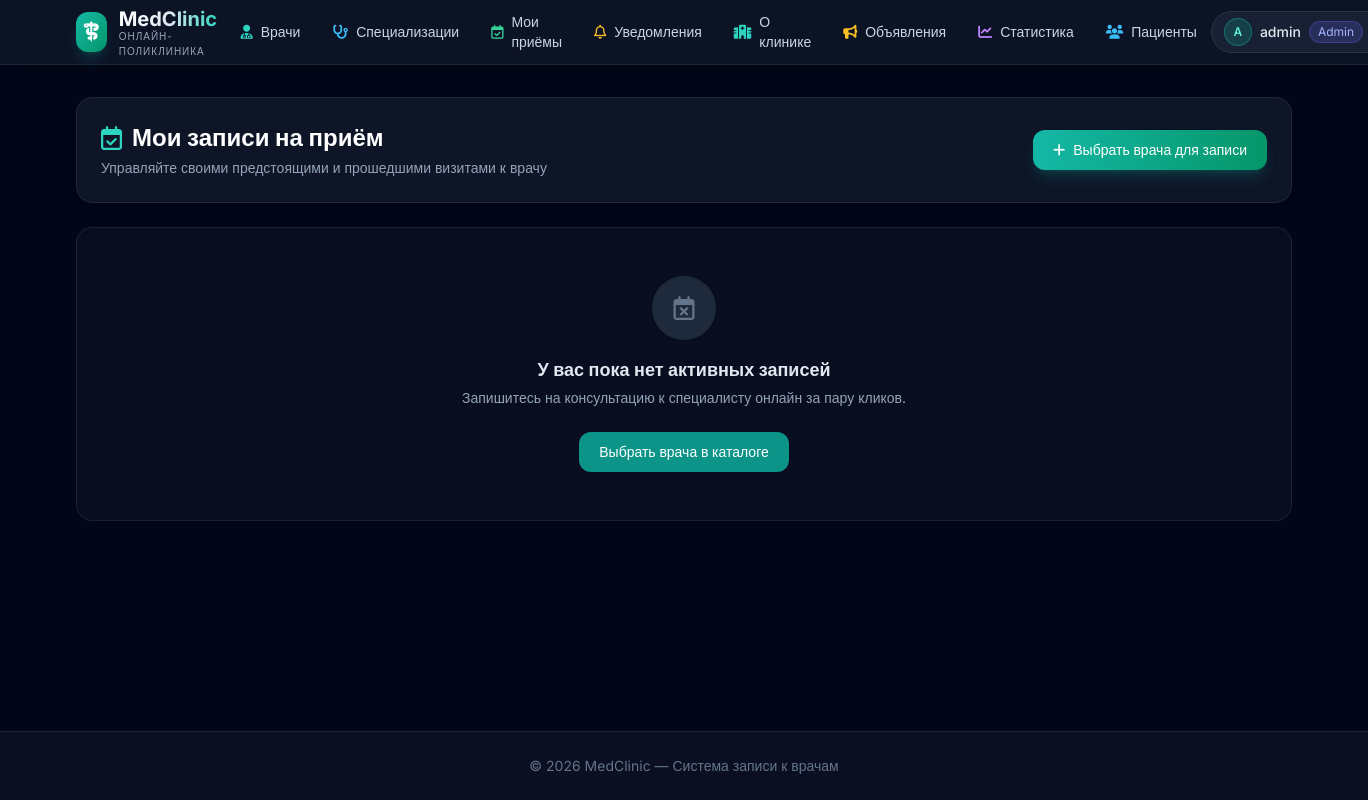
/appointments/my/ (signed in), run on an earlier commit of the app's database.
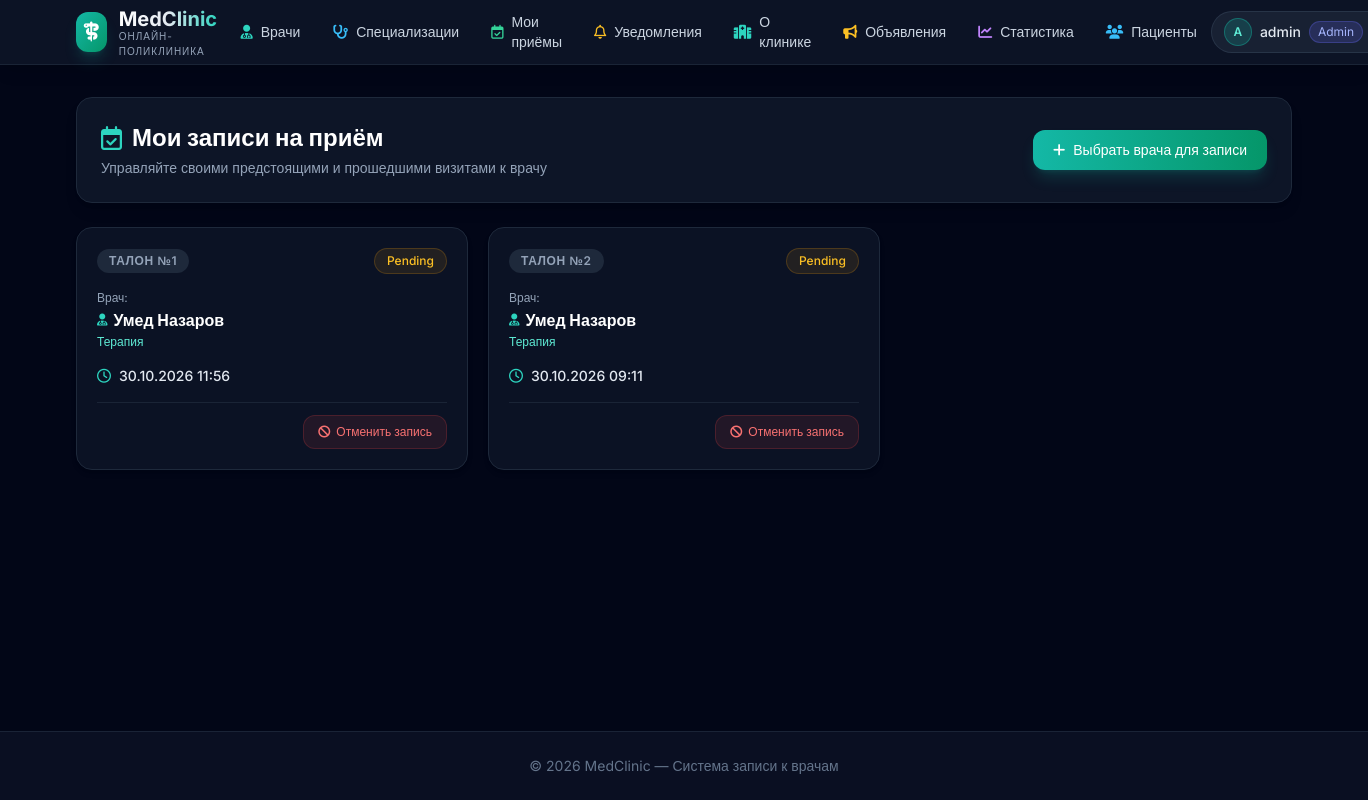
And on a later commit of the database.
### appointments/models.py (models this page shows, shortened)
class Appointment(models.Model):
    STATUS_CHOICES = [
        ('pending', 'Pending'),
        ('confirmed', 'Confirmed'),
        ('completed', 'Completed'),
        ('cancelled', 'Cancelled'),
    ]
    patient = models.ForeignKey(User, on_delete=models.CASCADE)
    doctor = models.ForeignKey(Doctor, on_delete=models.CASCADE)
    appointment_date = models.DateTimeField()
    status = models.CharField(max_length=20, choices=STATUS_CHOICES, default='pending')
    created_at = models.DateTimeField(auto_now_add=True)

### doctors/models.py (models this page shows, shortened)
class Doctor(models.Model):
    user=models.OneToOneField(User,related_name='doctor_profile', on_delete=models.CASCADE)
    specialization = models.ForeignKey(Specialization,on_delete=models.SET_NULL,null=True,related_name='doctors')
    services=models.ManyToManyField(Service,blank=True,related_name='doctors')
    bio=models.TextField()
    experience_years = models.PositiveIntegerField(default=0)
    photo = models.ImageField(upload_to='doctors/photos/', blank=True, null=True)
    phone = models.CharField(max_length=20, blank=True)
    is_active = models.BooleanField(default=True)
    created_at = models.DateTimeField(auto_now_add=True)

class Specialization(models.Model):
    name = models.CharField(max_length=50)
    description = models.TextField(blank=True)

### appointments/views.py (the view)
# urls.py: path('my/', MyAppointmentsView.as_view(), name='my_appointments'),
class MyAppointmentsView(LoginRequiredMixin, ListView):
    model = Appointment
    template_name = 'media2/my_appointments.html'
    context_object_name = 'appointments'
    def get_queryset(self):
        return Appointment.objects.filter(patient=self.request.user).select_related('doctor', 'doctor__user').order_by('-appointment_date')

### templates/media2/my_appointments.html (shortened to what the changed rows need)
{% extends 'base.html' %}
{% block content %}
<div class="space-y-6">
    <div class="flex flex-col sm:flex-row sm:items-center justify-between gap-4 bg-slate-900/90 border border-slate-800 p-6 rounded-2xl shadow-lg">
        <div>
            <h1 class="text-2xl font-bold text-white flex items-center gap-2.5">
                <i class="fa-regular fa-calendar-check text-teal-400"></i>
                <span>Мои записи на приём</span>
            </h1>
        </div>
    </div>
    {% if appointments %}
        <div class="grid grid-cols-1 md:grid-cols-2 lg:grid-cols-3 gap-5">
            {% for app in appointments %}
                <div class="bg-slate-900/70 border border-slate-800 hover:border-slate-700 rounded-2xl p-5 shadow-md transition flex flex-col justify-between space-y-4">
                    <div class="space-y-3">
                        <div class="flex items-center justify-between">
                            <span class="text-xs font-semibold uppercase tracking-wider text-slate-400 bg-slate-800 px-3 py-1 rounded-full">
                                Талон №{{ app.pk }}
                            </span>
                            <span class="px-3 py-1 rounded-full text-xs font-medium
                                {% if app.status == 'cancelled' %}
                                    bg-red-500/10 text-red-400 border border-red-500/20
                                {% elif app.status == 'confirmed' or app.status == 'completed' %}
                                    bg-emerald-500/10 text-emerald-400 border border-emerald-500/20
                                {% else %}
                                    bg-amber-500/10 text-amber-400 border border-amber-500/20
                                {% endif %}">
                                {{ app.get_status_display }}
                            </span>
                        </div>
                        <div class="pt-1">
                            <div class="text-xs text-slate-400">Врач:</div>
                            <div class="font-bold text-white text-base flex items-center gap-1.5 mt-0.5">
                                <i class="fa-solid fa-user-doctor text-teal-400 text-xs"></i>
                                <span>{{ app.doctor.user.get_full_name|default:app.doctor.user.username }}</span>
                            </div>
                            {% if app.doctor.specialization %}
                                <div class="text-xs text-teal-300 mt-0.5">{{ app.doctor.specialization.name }}</div>
                            {% endif %}
                        </div>
                        <div class="pt-1">
                            <div class="flex items-center text-slate-200 text-sm font-medium space-x-2">
                                <i class="fa-regular fa-clock text-teal-400"></i>
                                <span>{{ app.appointment_date|date:"d.m.Y H:i" }}</span>
                            </div>
                        </div>
                    </div>
                    {% if app.status != 'cancelled' %}
                        <div class="pt-3 border-t border-slate-800/80 flex justify-end">
                            <form action="{% url 'appointments:appointment_cancel' app.pk %}" method="post">
                                <button type="submit" onclick="return confirm('Вы уверены, что хотите отменить эту запись?')"
                                        class="text-xs font-medium text-red-400 hover:text-white bg-red-500/10 hover:bg-red-600 border border-red-500/20 px-3.5 py-2 rounded-xl transition flex items-center space-x-1.5">
                                    <i class="fa-solid fa-ban"></i>
                                    <span>Отменить запись</span>
                                </button>
                            </form>
                        </div>
                    {% endif %}
                </div>
            {% endfor %}
        </div>
    {% else %}
        <div class="bg-slate-900/50 border border-slate-800/80 rounded-2xl p-12 text-center">
            <div class="w-16 h-16 bg-slate-800 rounded-full flex items-center justify-center mx-auto mb-4 text-slate-500">
                <i class="fa-regular fa-calendar-xmark text-2xl"></i>
            </div>
            <h3 class="text-lg font-semibold text-slate-200">У вас пока нет активных записей</h3>
            <p class="text-slate-400 text-sm mt-1 mb-6">Запишитесь на консультацию к специалисту онлайн за пару кликов.</p>
            <a href="/doctors/" class="inline-flex items-center px-5 py-2.5 rounded-xl font-medium text-sm bg-teal-600 hover:bg-teal-500 text-white transition">
                Выбрать врача в каталоге
            </a>
        </div>
    {% endif %}
</div>
{% endblock %}

What changed in the data, as far as the page shows it:
added Appointment: pk "1", status "Pending", doctor.user.get_full_name "Умед Назаров", doctor.specialization.name "Терапия", appointment_date "30.10.2026 11:56", shows "Отменить запись"
added Appointment: pk "2", status "Pending", doctor.user.get_full_name "Умед Назаров", doctor.specialization.name "Терапия", appointment_date "30.10.2026 09:11", shows "Отменить запись"
Also different on the page:
text no longer shown: "У вас пока нет активных записей Запишитесь на консультацию к специалисту онлайн за пару кликов. Выбрать врача в каталоге"
